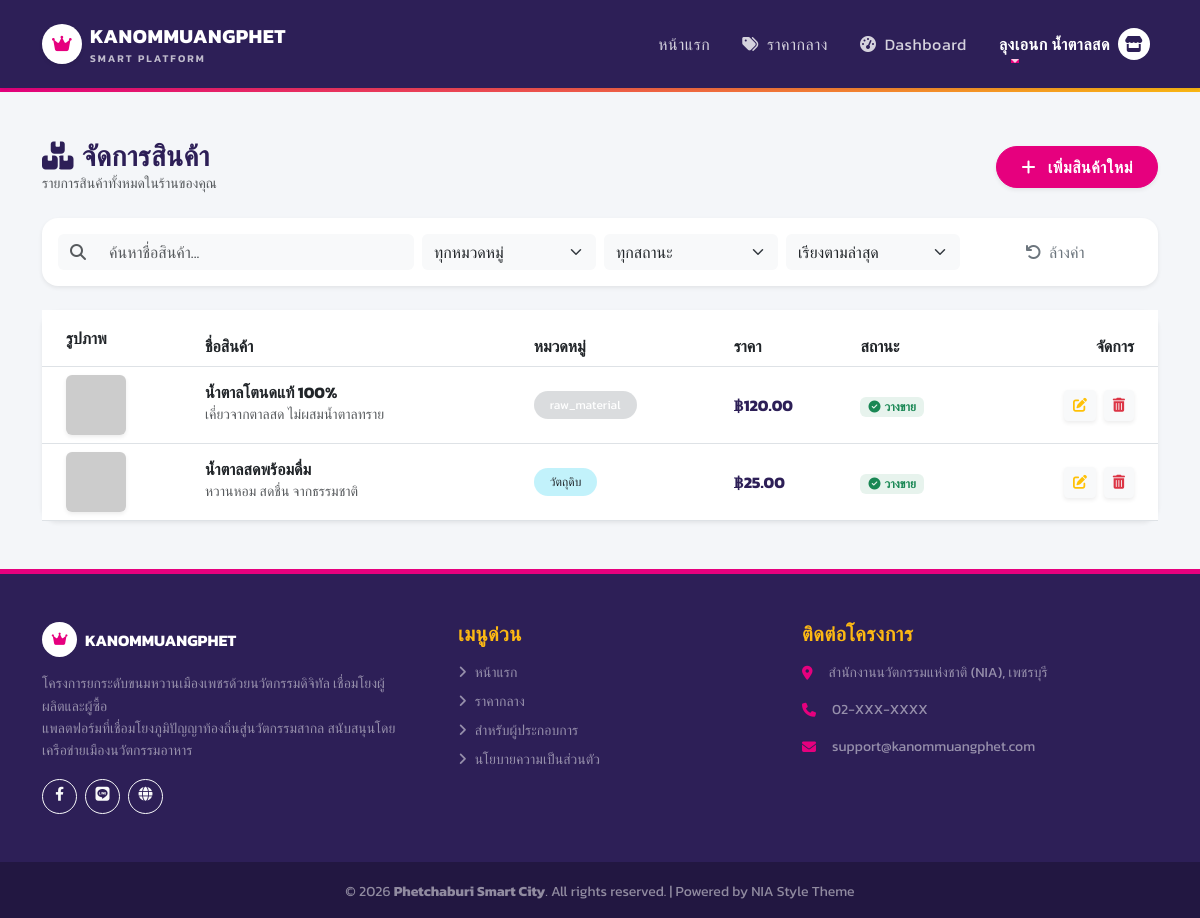
The app's page /shop/menu_manage.php (signed in) with its own data.
### tables this page shows
CREATE TABLE `products` (
  `id` int(11) NOT NULL,
  `shop_id` int(11) NOT NULL COMMENT 'เจ้าของสินค้า (Link ไปยัง users.id)',
  `name` varchar(255) NOT NULL,
  `description` text,
  `price` decimal(10,2) NOT NULL DEFAULT '0.00',
  `stock_qty` int(11) DEFAULT '100',
  `category` varchar(256) DEFAULT 'dessert',
  `image` varchar(255) DEFAULT NULL,
  `status` varchar(256) DEFAULT 'active',
  `created_at` timestamp NULL DEFAULT CURRENT_TIMESTAMP,
  `central_id` int(11) DEFAULT NULL COMMENT 'อ้างอิง central_ingredients.id'
);

### function.php (called while the page is built, shortened)
<?php
function condb()
{
    global $config;
    $db_host = $config['database']['host'];
    $db_name = $config['database']['dbname'];
    $db_user = $config['database']['username'];
    $db_pass = $config['database']['password'];
    $charset = $config['database']['charset'];
    try {
        $dsn = "mysql:host=$db_host;dbname=$db_name;charset=$charset";
        $options = $config['database']['options'];
        $pdo = new PDO($dsn, $db_user, $db_pass, $options);
        return $pdo;
    } catch (PDOException $e) {
        die("Connection failed: " . $e->getMessage());
    }
}
function select($sql, $params = [])
{
    $pdo = condb();
    try {
        $stmt = $pdo->prepare($sql);
        $stmt->execute($params);
        return $stmt->fetchAll();
    } catch (PDOException $e) {
        return [];
    }
}

### shop/menu_manage.php (the view, shortened to what this page needs)
<?php
require_once '../config.php';
require_once '../function.php';
$shop_id = $_SESSION['user_id'];
$search_q = $_GET['q'] ?? '';
$sort_price = $_GET['sort'] ?? '';
$sql = "SELECT * FROM products WHERE shop_id = ?";
$params = [$shop_id];
if ($sort_price == 'asc') {
    $sql .= " ORDER BY price ASC";
} elseif ($sort_price == 'desc') {
    $sql .= " ORDER BY price DESC";
} else {
    $sql .= " ORDER BY created_at DESC";
}
$products = select($sql, $params);
$category_map = [
    'dessert' => 'ขนมหวาน',
    'material' => 'วัตถุดิบ',
    'souvenir' => 'ของฝาก'
];
include '../includes/header.php';
include '../includes/navbar.php';
?>
<div class="container py-5">
    <div class="d-flex justify-content-between align-items-center mb-4">
        <div>
            <h3 class="fw-bold text-purple mb-0"><i class="fas fa-boxes me-2"></i>จัดการสินค้า</h3>
            <p class="text-muted small mb-0">รายการสินค้าทั้งหมดในร้านของคุณ</p>
        </div>
        <a href="product_add.php" class="btn btn-nia shadow-sm fw-bold rounded-pill">
            <i class="fas fa-plus me-2"></i> เพิ่มสินค้าใหม่
        </a>
    </div>
    <div class="card border-0 shadow-sm mb-4 rounded-4 bg-white">
        <div class="card-body p-3">
            <form action="" method="GET" class="row g-2 align-items-center">
                <div class="col-md-4">
                    <div class="input-group">
                        <span class="input-group-text bg-light border-0"><i class="fas fa-search text-muted"></i></span>
                        <input type="text" name="q" class="form-control bg-light border-0" placeholder="ค้นหาชื่อสินค้า..." value="<?= htmlspecialchars($search_q) ?>">
                    </div>
                </div>
                <div class="col-md-2">
                    <select name="cat" class="form-select bg-light border-0" onchange="this.form.submit()">
                        <option value="all">ทุกหมวดหมู่</option>
                    </select>
                </div>
                <div class="col-md-2">
                    <select name="status" class="form-select bg-light border-0" onchange="this.form.submit()">
                        <option value="all">ทุกสถานะ</option>
                    </select>
                </div>
                <div class="col-md-2">
                    <select name="sort" class="form-select bg-light border-0" onchange="this.form.submit()">
                        <option value="">เรียงตามล่าสุด</option>
                    </select>
                </div>
                <div class="col-md-2 d-grid">
                    <a href="menu_manage.php" class="btn btn-outline-secondary border-0"><i class="fas fa-undo me-1"></i> ล้างค่า</a>
                </div>
            </form>
        </div>
    </div>
    <div class="card border-0 shadow-sm" style="border-radius: 16px;">
        <div class="card-body p-0">
            <div class="table-responsive">
                <table class="table table-hover align-middle mb-0">
                    <thead class="bg-light">
                        <tr>
                            <th class="ps-4 py-3">รูปภาพ</th>
                            <th>ชื่อสินค้า</th>
                            <th>หมวดหมู่</th>
                            <th>ราคา</th>
                            <th>สถานะ</th>
                            <th class="text-end pe-4">จัดการ</th>
                        </tr>
                    </thead>
                    <tbody>
                        <?php if (count($products) > 0): ?>
                            <?php foreach ($products as $p): ?>
                                <tr>
                                    <td class="ps-4">
                                        <?php
                                            $img = $p['image'];
                                        ?>
                                        <img src="<?= $img ?>" class="rounded shadow-sm" width="60" height="60" style="object-fit: cover;" onerror="this.src='https://placehold.co/60x60?text=No+Image'">
                                    </td>
                                    <td>
                                        <div class="fw-bold text-dark"><?= htmlspecialchars($p['name']) ?></div>
                                        <small class="text-muted text-truncate d-inline-block" style="max-width: 200px;">
                                            <?= htmlspecialchars($p['description']) ?>
                                        </small>
                                    </td>
                                    <td>
                                        <?php
                                            $badge_color = 'bg-secondary';
                                            if($p['category']=='dessert') $badge_color = 'bg-warning text-dark';
                                            elseif($p['category']=='material') $badge_color = 'bg-info text-dark';
                                            elseif($p['category']=='souvenir') $badge_color = 'bg-primary';
                                        ?>
                                        <span class="badge <?= $badge_color ?> bg-opacity-25 border border-0 fw-normal px-3 py-2 rounded-pill">
                                            <?= $category_map[$p['category']] ?? $p['category']; ?>
                                        </span>
                                    </td>
                                    <td class="fw-bold text-purple">฿<?= number_format($p['price'], 2) ?></td>
                                    <td>
                                        <?php if($p['status'] == 'active'): ?>
                                            <span class="badge bg-success bg-opacity-10 text-success px-2 py-1"><i class="fas fa-check-circle me-1"></i>วางขาย</span>
                                        <?php else: ?>
                                            <span class="badge bg-secondary bg-opacity-10 text-secondary px-2 py-1"><i class="fas fa-eye-slash me-1"></i>ซ่อน</span>
                                        <?php endif; ?>
                                    </td>
                                    <td class="text-end pe-4">
                                        <a href="product_edit.php?id=<?= $p['id'] ?>" class="btn btn-sm btn-light text-warning shadow-sm me-1" title="แก้ไข">
                                            <i class="fas fa-edit"></i>
                                        </a>
                                        <a href="../process/product_process.php?action=delete&id=<?= $p['id'] ?>"
                                           class="btn btn-sm btn-light text-danger shadow-sm"
                                           title="ลบ"
                                           onclick="return confirm('คุณต้องการลบสินค้านี้จริงหรือไม่?');">
                                            <i class="fas fa-trash-alt"></i>
                                        </a>
                                    </td>
                                </tr>
                            <?php endforeach; ?>
                        <?php endif; ?>
                    </tbody>
                </table>
            </div>
        </div>
    </div>
</div>
<?php include '../includes/footer.php'; ?>

### assets/style.css (style rules this page uses)
:root { --nia-magenta: #E6007E; --nia-purple: #2D1F57; --nia-gold: #FDB913; --nia-bg: #F4F6F9; --text-dark: #333333; --text-muted: #6c757d; }
body { font-family: 'Kanit', sans-serif; background-color: var(--nia-bg); color: var(--text-dark); -webkit-font-smoothing: antialiased; }
h1, h2, h3, h4, h5, h6 { font-weight: 600; color: var(--nia-purple); letter-spacing: -0.5px; }
a { text-decoration: none; transition: all 0.2s ease; }
.text-purple { color: var(--nia-purple) !important; }
.btn-nia { background-color: var(--nia-magenta); border: 1px solid var(--nia-magenta); color: white; border-radius: 50px; padding: 8px 24px; font-weight: 500; transition: all 0.3s ease; }
.card { border: none; background: white; transition: all 0.3s ease; }

### records on screen
products: name "น้ำตาลโตนดแท้ 100%", description "เคี่ยวจากตาลสด ไม่ผสมน้ำตาลทราย", category "raw_material", price "120.00", status "active" (drawn)
products: name "น้ำตาลสดพร้อมดื่ม", description "หวานหอม สดชื่น จากธรรมชาติ", category "วัตถุดิบ", price "25.00", status "active" (drawn)

### other values on screen
$_SESSION['user_name'] "ลุงเอนก น้ำตาลสด"
$config['app']['desc'] "โครงการยกระดับขนมหวานเมืองเพชรด้วยนวัตกรรมดิจิทัล เชื่อมโยงผู้ผลิตและผู้ซื้อ"
$config['contact']['address'] "สำนักงานนวัตกรรมแห่งชาติ (NIA), เพชรบุรี"
$config['contact']['phone'] "02-XXX-XXXX"
$config['contact']['email'] "support@kanommuangphet.com"
